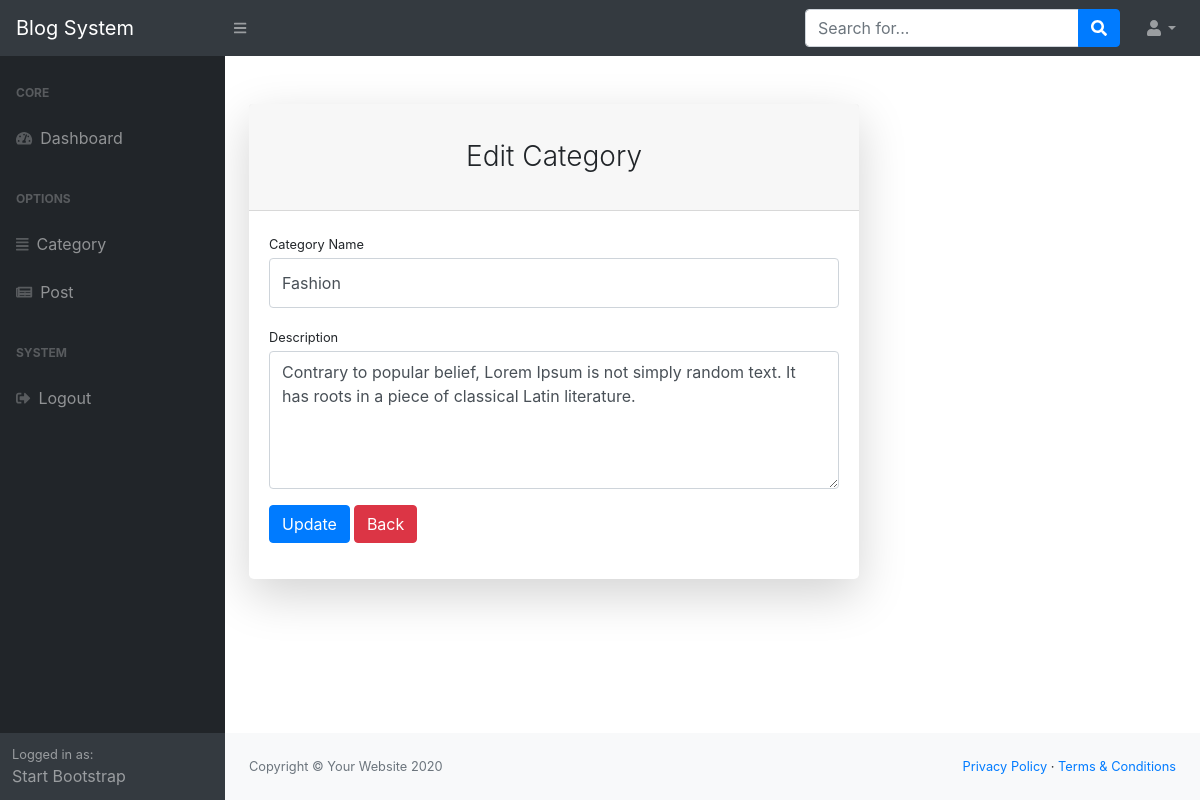
The app's page /admin/category_edit.php?status=edit&&id=7 (signed in) with its own data.
### tables this page shows
CREATE TABLE `category` (
  `id` int(11) NOT NULL,
  `name` varchar(60) NOT NULL,
  `description` text NOT NULL
);

### admin/category_edit.php (called while the page is built, shortened)
<?php
include("index.php");

### admin/code.php (called while the page is built, shortened)
<?php
    class BlogCode{
        private $connection;
        public function db_connect(){
            $db_host = "localhost";
            $db_user = "root";
            $db_password = "";
            $db_name = "php_blog";
            $this->connection = mysqli_connect($db_host, $db_user, $db_password, $db_name);
        }
        public function edit_category($id){
            $query = "SELECT * FROM category WHERE id='$id'";
            $query_run = mysqli_query($this->connection, $query);
            if ($query_run){
                $data = mysqli_fetch_assoc($query_run);
                return $data;
            }
        }
    }
?>

### admin/views/category/category_edit.php (the view, shortened to what this page needs)
<?php
    if (isset($_GET['status'])){
        if ($_GET['status'] == 'edit'){
            $id = $_GET['id'];
            $category = $blog->edit_category($id);
        }
    }
?>
<div class="container">
    <div class="row">
        <div class="col-lg-8">
            <div class="card shadow-lg border-0 rounded-lg mt-5">
                <div class="card-header"><h3 class="text-center font-weight-light my-4">Edit Category</h3></div>
                <div class="card-body">
                    <form action="" method="POST">
                        <div class="form-group">
                            <label class="small mb-1" for="inputEmailAddress">Category Name</label>
                            <input class="form-control py-4" name="name" id="inputEmailAddress" type="text" value="<?php echo $category['name'] ?>" />
                        </div>
                        <div class="form-group">
                            <label class="small mb-1" for="inputEmailAddress">Description</label>
                            <textarea class="form-control py-2" name="description" id="inputEmailAddress"rows="5" ><?php echo $category['description'] ?></textarea>
                        </div>
                        <div class="form-group d-flex align-items-center justify-content-betw">
                            <button type="submit" class="btn btn-primary" name="update_category">Update</button>
                            <a href="category_view.php" class="btn btn-danger ml-1">Back</a>
                        </div>
                    </form>
                </div>
            </div>
        </div>
    </div>
</div>

### records on screen
category: name "Fashion", description "Contrary to popular belief, Lorem Ipsum is not simply random text. It has roots in a piece of classical Latin literature."
